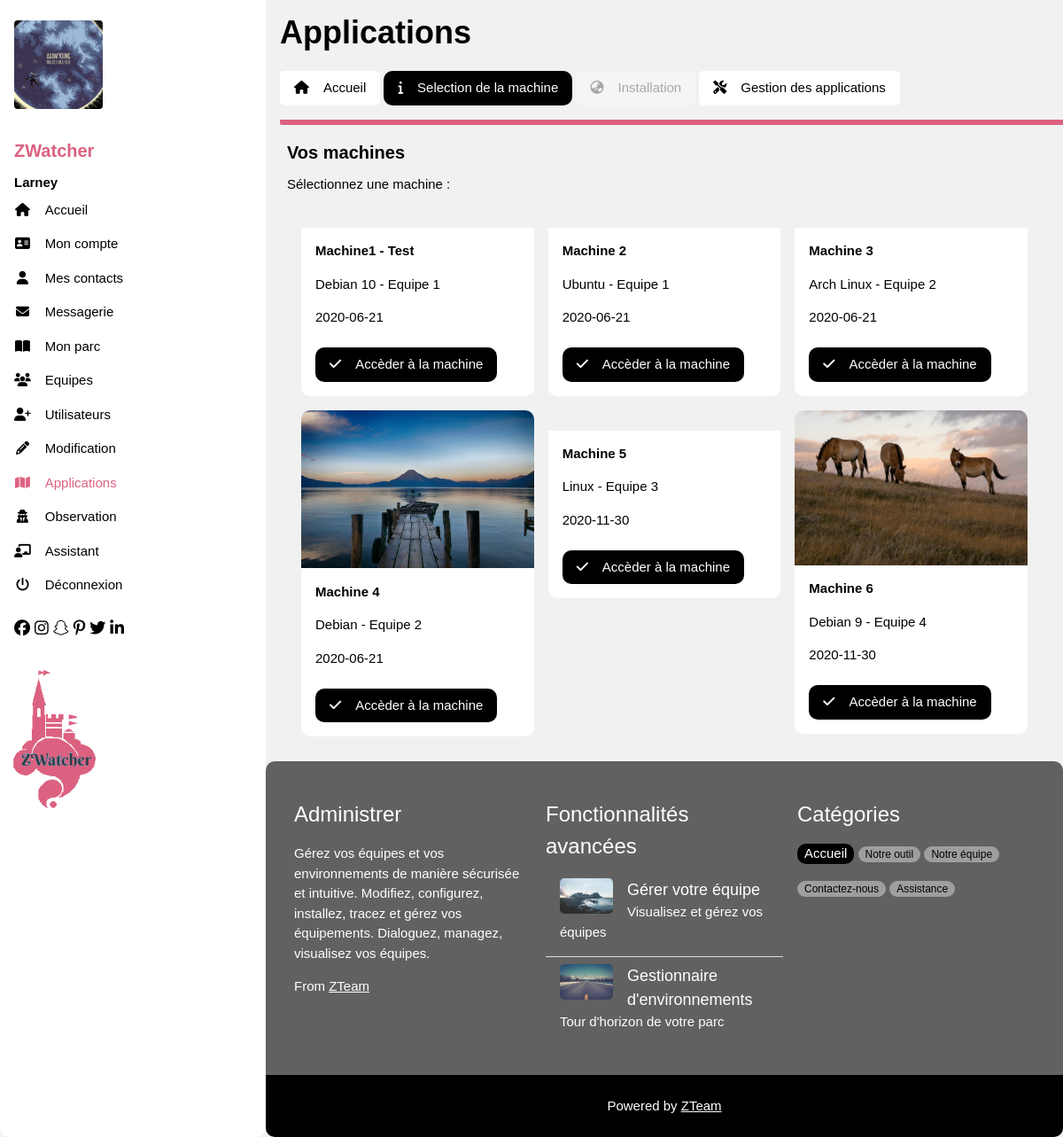
/view/profil.php?action=appli_liste (signed in), run on the app's committed database.
### tables this page shows
CREATE TABLE IF NOT EXISTS `user` (
  `id` int(11) NOT NULL AUTO_INCREMENT,
  `username` varchar(40) NOT NULL,
  `password` varchar(128) NOT NULL,
  `code` varchar(128) DEFAULT NULL,
  `exp_date` datetime DEFAULT NULL,
  `mail` varchar(100) NOT NULL,
  `displayer` varchar(60) DEFAULT NULL,
  `status` varchar(20) DEFAULT NULL,
  `image` varchar(200) DEFAULT 'none',
  `graphismes` enum('normal','dark','ocean') NOT NULL DEFAULT 'normal',
  `power` enum('utilisateur','admin') NOT NULL DEFAULT 'utilisateur',
  PRIMARY KEY (`id`)
);

CREATE TABLE IF NOT EXISTS `listes` (
  `id` int(11) NOT NULL AUTO_INCREMENT,
  `titre` varchar(60) NOT NULL,
  `description` varchar(200) NOT NULL,
  `date_liste` date NOT NULL,
  `ip` varchar(40) NOT NULL,
  `mac` varchar(40) NOT NULL,
  `port` int(10) NOT NULL,
  `id_machine` varchar(40) NOT NULL,
  `pwd_machine` varchar(128) NOT NULL,
  PRIMARY KEY (`id`)
);

### view/profil_views/appli_liste.php (the view, shortened to what the rows shown need)
<!DOCTYPE HTML>
    <html>
        <div id="haut">
        <h1><b>Applications</b></h1>
                    </div>
                    </div>
                </header>
                <div class="w3-container w3-padding-large" style="">
                <div id="centre">
                <?php
                $i = 1;
                while($donnees = $req->fetch()){
                    if($i % 3 == 1){
                        echo "<div class='w3-row-padding'>";
                    }
                    $nb = rand(1, 32);
                    echo "<div class='w3-third w3-container w3-margin-bottom'>
                        <img src='../images/listes/l$nb.jfif' alt='' style='width:100%; border-radius:10px 10px 0px 0px;'>
                        <form action='?action=appli_machine' method = 'POST'>
                        <div class='w3-container w3-white2'>
                            <input class='w3-input w3-border' type='hidden' name='id_machine' value=".$donnees['id'].">
                            <p><b>$donnees[1]</b></p>
                            <p>$donnees[2]</p>
                            $donnees[3]</br> </br>
                            <button type='submit' class='w3-button w3-black w3-margin-bottom'><i class='fas fa-check w3-margin-right'></i>Accèder à la machine</button>
                        </div>
                        </form>
                    </div>
                    <div>
                    </div>";
                    if($i % 3 == 0){
                        echo "</div>";
                    }
                    $i = $i + 1;
                }
                ?>
                </div>
                </div>
    </html>

### view/profil.php (shortened to what the rows shown need)
<?php
require("../model/select.php");
?>
<!DOCTYPE HTML>
<html>
    <head>
        <?php
            if($_SESSION['graph'] == "normal"){
                echo"<link rel='stylesheet' href='../assets/css/profil_1.css'>
                <link rel='stylesheet' href='../assets/css/profil_2.css'>";
            }else if($_SESSION['graph'] == "dark"){
                echo "<link rel='stylesheet' href='../assets/css/profil_dark.css'>
                <link rel='stylesheet' href='../assets/css/profil_2_dark.css'>";
            }else if($_SESSION['graph'] == "ocean"){
                echo "<link rel='stylesheet' href='../assets/css/profil_ocean.css'>
                <link rel='stylesheet' href='../assets/css/profil_2_ocean.css'>";
            }
        ?>
        <link rel="stylesheet" href="../assets/css/profil_3.css">
        </head>
        <body class="w3-light-grey w3-content" style="max-width:3600px">
        <?php
        if (!isset($_GET['action'])) {
            echo "<nav class='w3-sidebar w3-collapse w3-white2 w3-animate-left' style='z-index:3;width:300px;'' id='mySidebar'><br>";
        }else{
            echo "<nav class='w3-sidebar w3-collapse w3-white2' style='z-index:3;width:300px;'' id='mySidebar'><br>";
        }
        ?>
            <div class="w3-container">
            <?php
                $tmp_id = $_SESSION['id'];
                $req_img = get_image_user($tmp_id);
                $data_img = $req_img->fetch();
                $img_url = $data_img[0];
                if($img_url == "none"){
                    echo "<img src='../images/graphismes/avatar.png' style='width:35%;' class='w3-round'><br><br>";
                }else{
                    echo "<img src='../images/uploads/$img_url' style='width:100px;' class='w3-round'><br><br>";
                }
            ?>
            <?php
            if($_SESSION['graph'] == "normal"){
                echo"<h4><b><a style='text-decoration:none; color:#DC6180' href='../index.php'>ZWatcher</a></b></h4>";
            }else if($_SESSION['graph'] == "dark"){
                echo"<h4><b><a style='text-decoration:none; color:#5d82ff' href='../index.php'>ZWatcher</a></b></h4>";
            }else if($_SESSION['graph'] == "ocean"){
                echo"<h4><b><a style='text-decoration:none; color:#6078ea' href='../index.php'>ZWatcher</a></b></h4>";
            }
            ?>
            <class="w3-text-grey">
            <?php
            if(isset($_SESSION['username'])){
                echo "<b>";
                echo "</b>";
            }else{
            echo "";
            }
            ?>
        </div>
        </nav>
        <div class="w3-main" style="margin-left:300px">
        <header id="portfolio">
            <?php
                if($_SESSION['graph'] == "normal"){
                    echo"<div class='w3-container'>";
                }else if($_SESSION['graph'] == "dark"){
                    echo"<div>";
                }else if($_SESSION['graph'] == "ocean"){
                    echo"<div class='w3-container'>";
                }
            ?>
        <?php
        if (!isset($_GET['action'])) {
			require('../controller/profil_accueil.php');
		} else {
			switch ($_GET['action']) {
                case 'appli_liste':
					require('../controller/profil_appli_liste.php');
                break;
			}
		}
        ?>
        </body>
        </html>

### data on the page
user: image (picture)
listes: titre "Machine1 - Test", description "Debian 10 - Equipe 1", date_liste "2020-06-21"
listes: titre "Machine 2", description "Ubuntu - Equipe 1", date_liste "2020-06-21"
listes: titre "Machine 3", description "Arch Linux - Equipe 2", date_liste "2020-06-21"
listes: shows a picture, titre "Machine 4", description "Debian - Equipe 2", date_liste "2020-06-21"
listes: titre "Machine 5", description "Linux - Equipe 3", date_liste "2020-11-30"
listes: shows a picture, titre "Machine 6", description "Debian 9 - Equipe 4", date_liste "2020-11-30"

### other printed values
$_SESSION['username'] "Larney"
